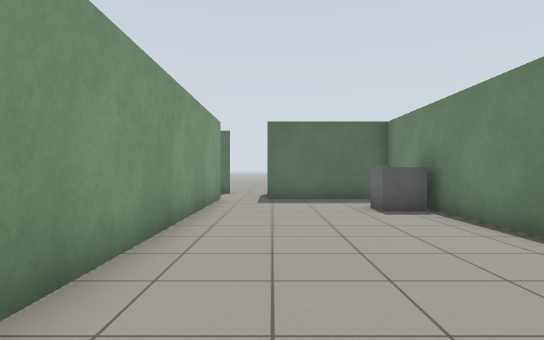
[1] (above)

17 first-person views from a walk through a robot-simulator world made for Gazebo. The camera is 0.94 m above the floor, looks level and sees 75° across. The floor is counted in squares, 1 m on a side. Each view is taken from the middle of a square. On the plan, view 1 faces up. The plan holds only what a view shows up to about 12 squares ahead; the rest is blank.

[2]
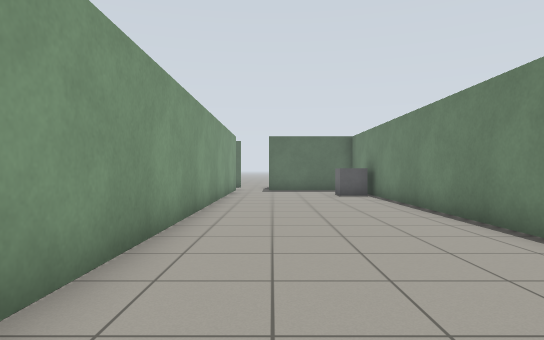

[3]
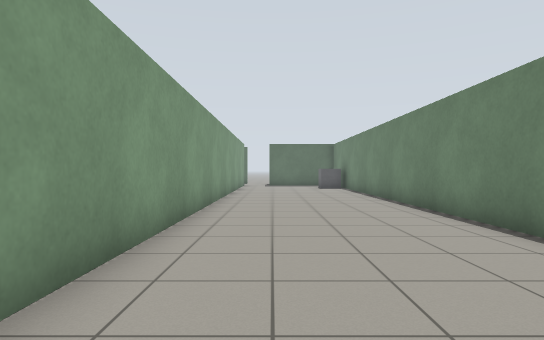

[4]
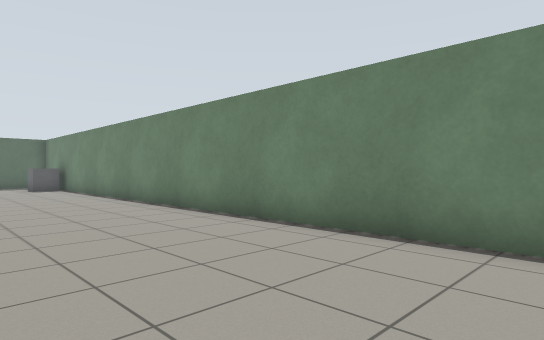

[5]
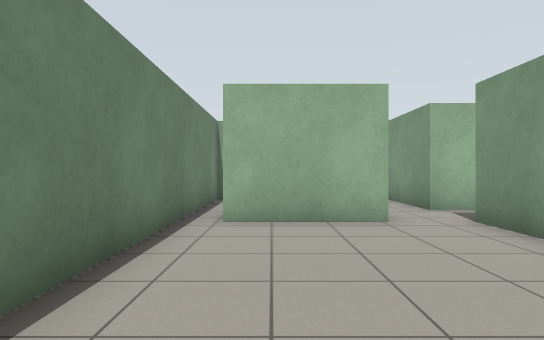

[6]
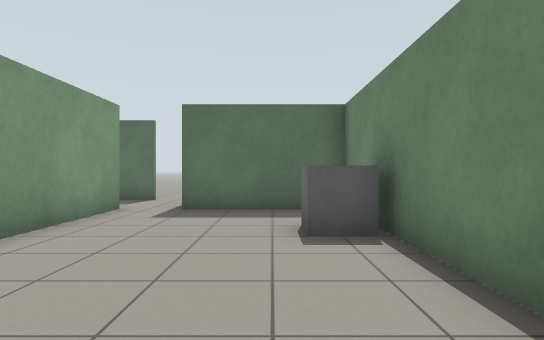

[7]
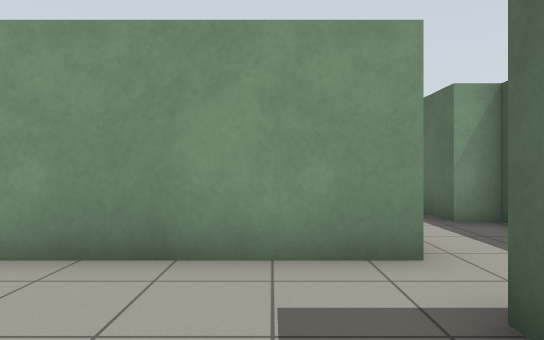

[8]
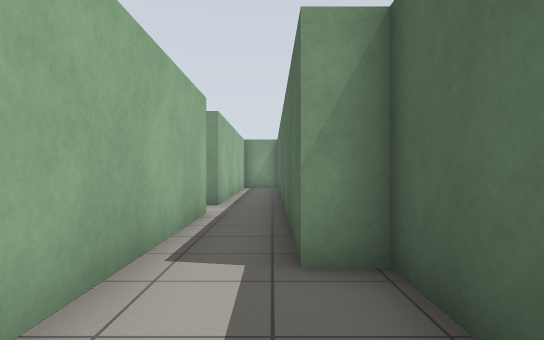

[9]
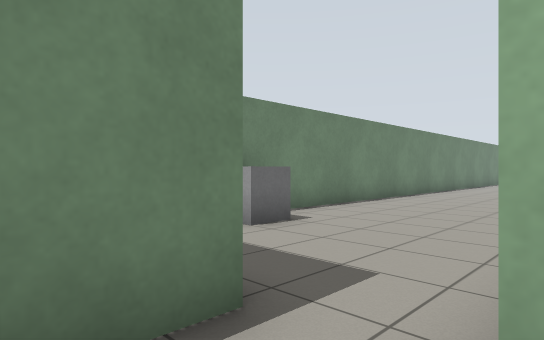

[10]
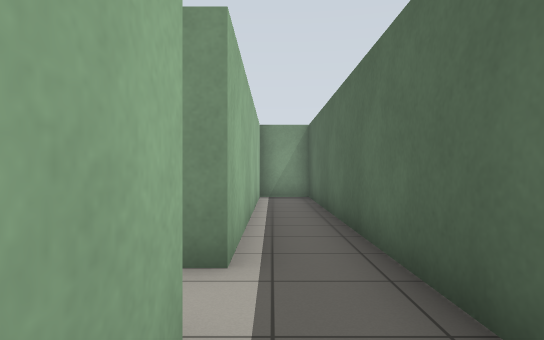

[11]
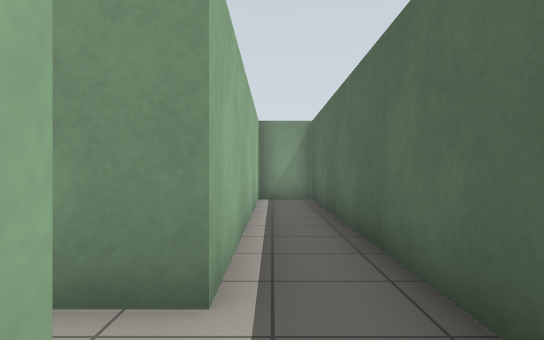

[12]
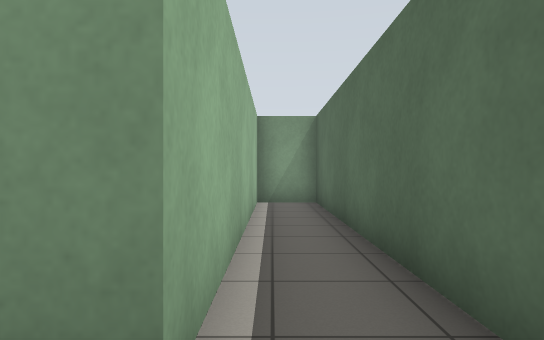

[13]
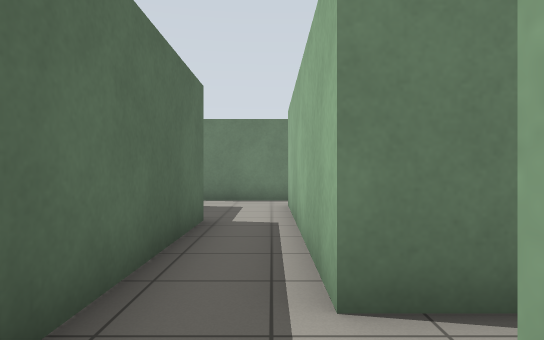

[14]
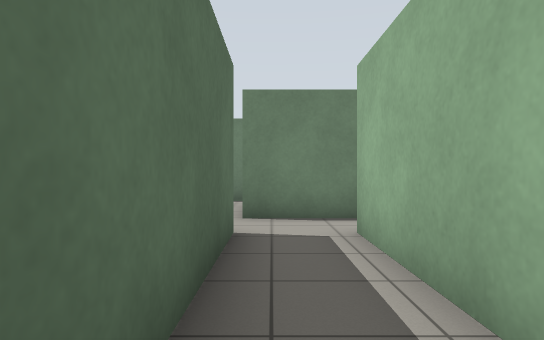

[15]
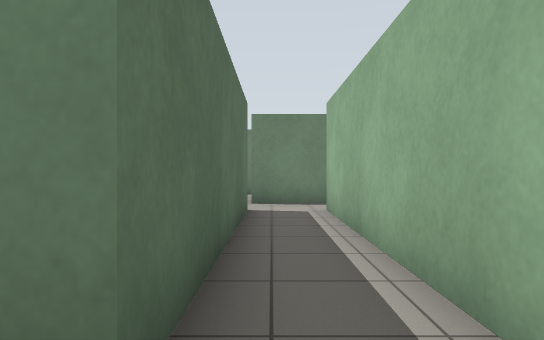

[16]
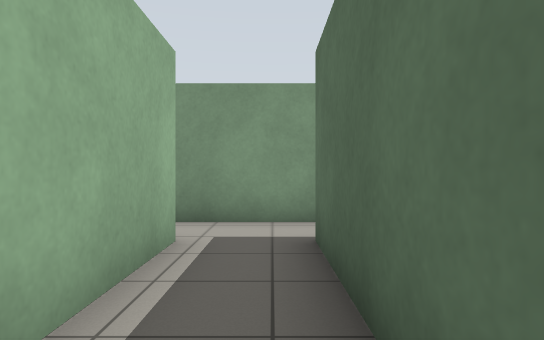

[17]
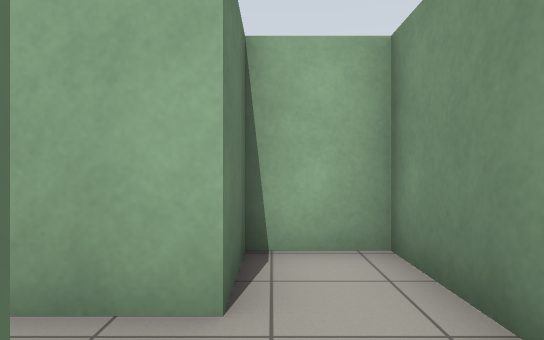

### Floor plan
Ten units are one square. View 1 is at (0, 0); x grows to the right and y downward. Boxes are objects, and circles mark ways between rooms. Rooms are numbered by the first view taken in them; rooms with no view inside come last. Other rooms are left out.
<svg viewBox="-197 -146 239 292">
<path fill="none" stroke="#000" d="M-1 104 30 104M-17 -106 -17 104M37 110 37 -114 -1 -114M-1 -114 -1 -141M-16 -141 -44 -141 -44 -133M-44 -116 -17 -116 -17 -106M-87 -104 -87 -116 -44 -116M-104 101 -104 141 -87 141 -87 123 -17 123M-44 -133 -192 -133 -192 -116 -104 -116 -104 -105M-17 104 -87 104 -87 99M-1 116 -1 104"/>
<rect x="25" y="-95" width="10" height="20" fill="#bbb"><title>grey box</title></rect>
<circle cx="-10" cy="-110" r="3" fill="#2a7"/>
<circle cx="-10" cy="110" r="3" fill="#2a7"/>
<circle cx="-50" cy="-120" r="3" fill="#2a7"/>
<text x="10" y="0">1</text>
<text x="-20" y="-120">2</text>
<text x="-90" y="-10">3</text>
</svg>
Room 1 opens to room 2. Room 1 opens to room 3. Room 2 opens to room 3.

Where each view was taken, in squares from view 1:
view 1: 0 up, 0 right, facing up
view 2: 5 down, 0 right, facing up
view 3: 10 down, 0 right, facing up
view 4: 10 down, 1 left, facing up-right
view 5: 4 down, 2 right, facing down
view 6: 3 up, 2 right, facing up
view 7: 10 up, 2 right, facing left
view 8: 13 up, 1 left, facing left
view 9: 13 up, 2 left, facing down-right
view 10: 12 up, 7 left, facing left
view 11: 12 up, 8 left, facing left
view 12: 12 up, 9 left, facing left
view 13: 12 up, 11 left, facing right
view 14: 11 down, 7 left, facing right
view 15: 11 down, 10 left, facing right
view 16: 11 down, 4 left, facing left
view 17: 10 down, 9 left, facing down
